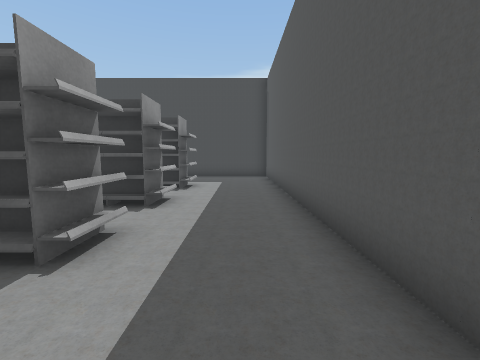
View 1 (above)

24 first-person views from a walk through a scene from a Unity 3-D project. The camera is 1.2 m above the floor, tilts 6° down and sees 90° across. The floor is counted in squares, 1 m on a side. Each view is taken from the middle of a square. On the plan, view 1 faces up. The plan holds only what a view shows up to about 12 squares ahead; the rest is blank. The place goes on beyond the plan. The player is left out. Door leaves are left out, so doorways stand open. Some surface patterns are stand-ins.

View 2
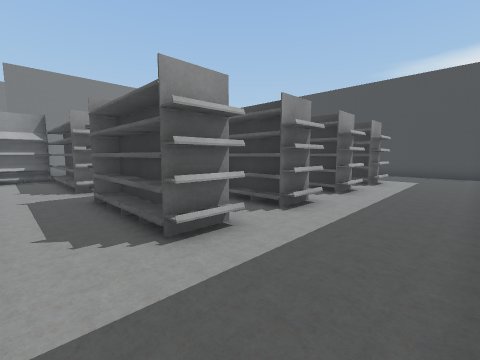

View 3
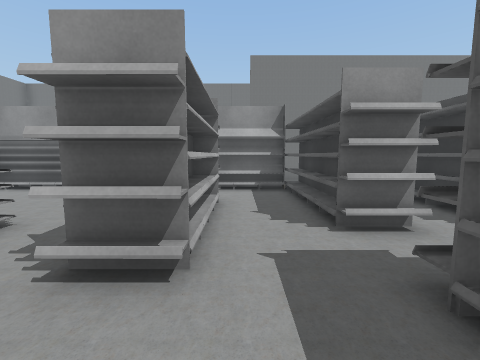

View 4
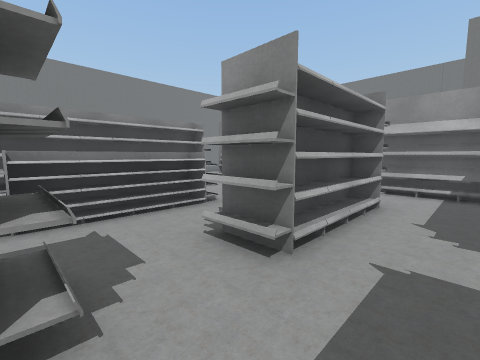

View 5
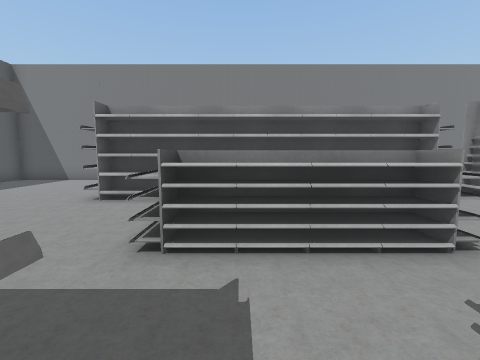

View 6
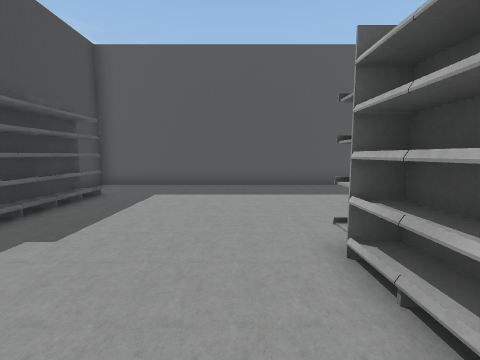

View 7
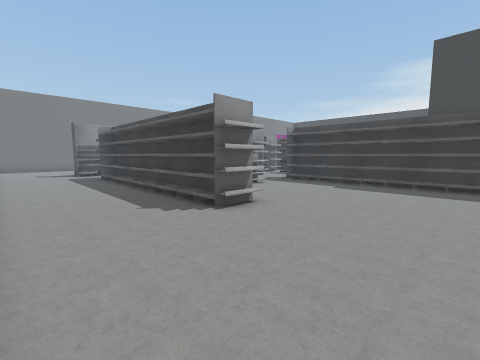

View 8
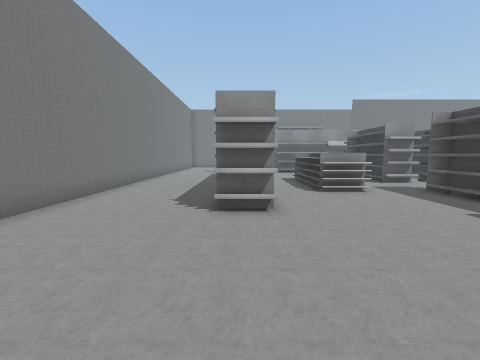

View 9
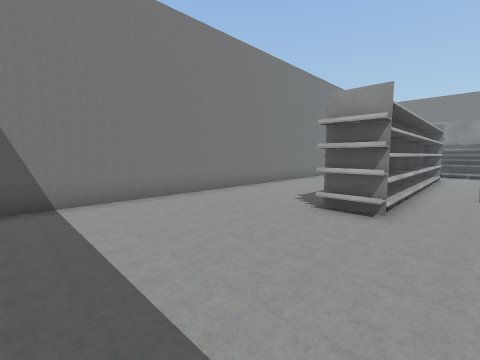

View 10
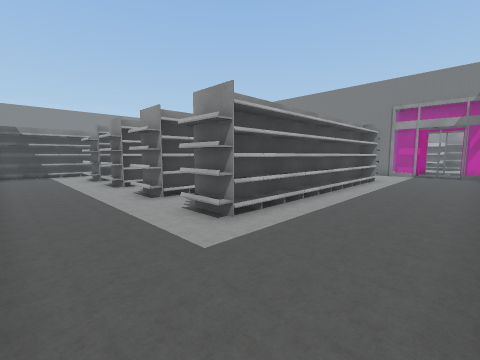

View 11
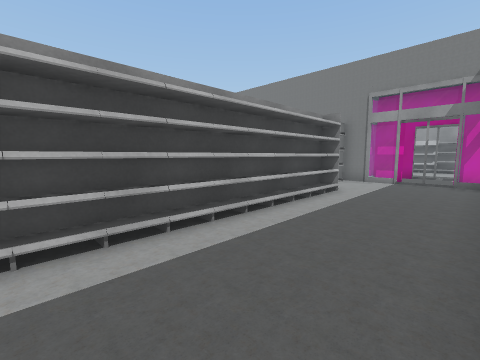

View 12
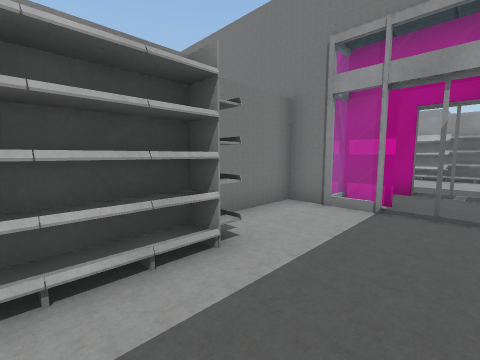

View 13
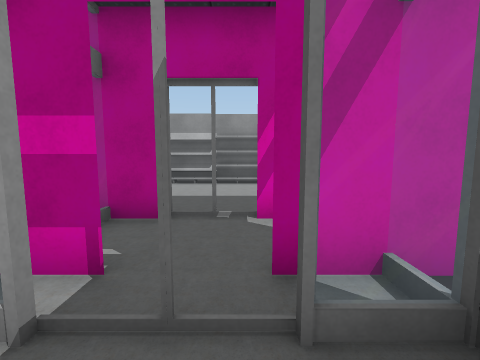

View 14
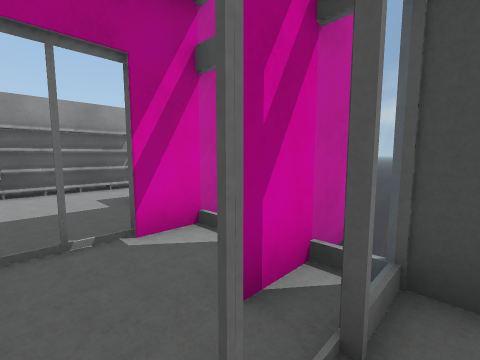

View 15
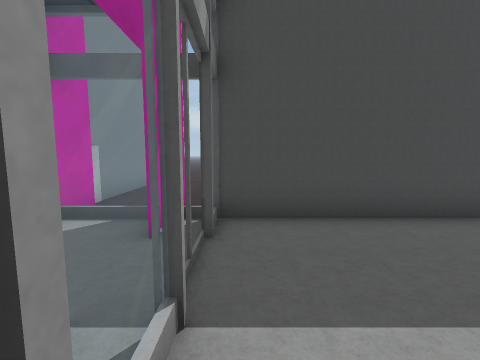

View 16
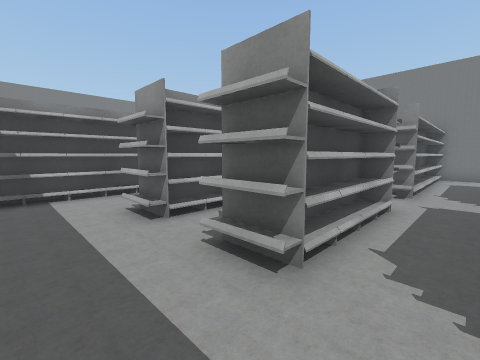

View 17
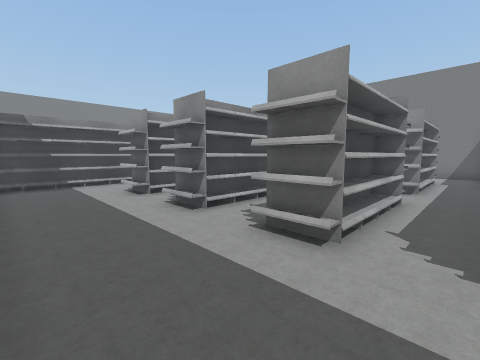

View 18
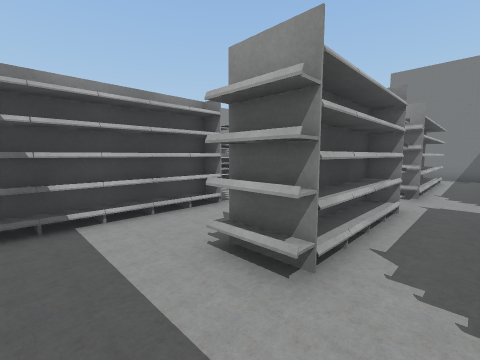

View 19
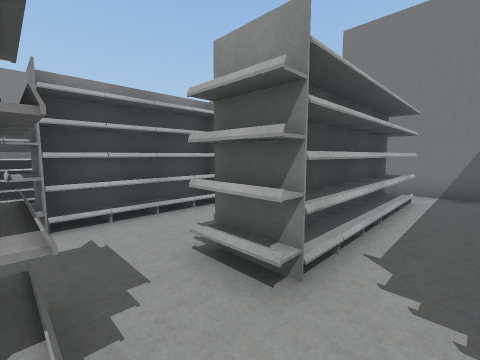

View 20
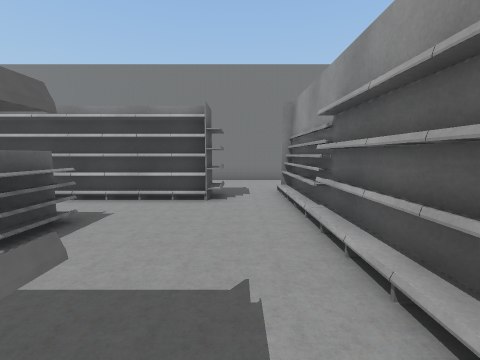

View 21
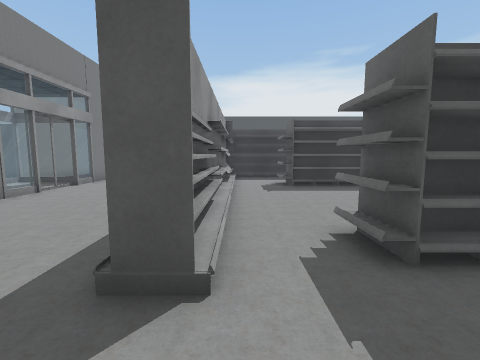

View 22
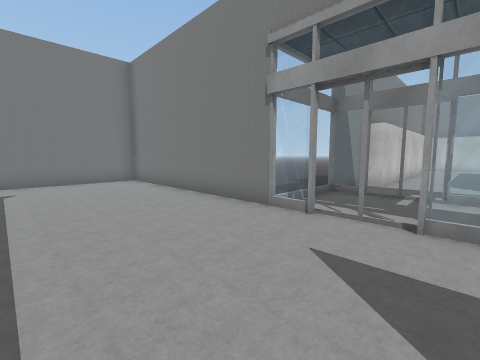

View 23
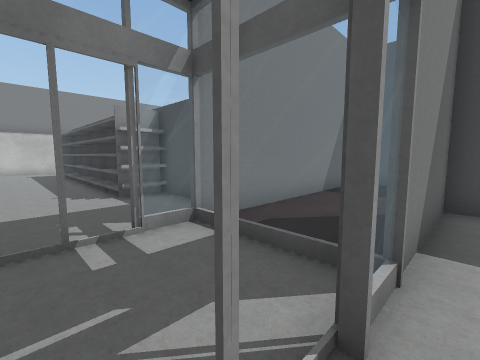

View 24
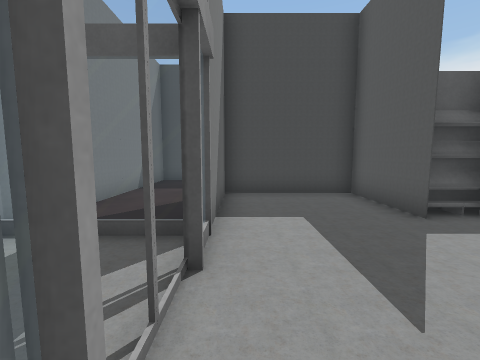

### Floor plan
Key: @ floor where view 1 was taken; # wall or solid block; . floor; / step, stairs or slope; D open door; = window, fence, low wall or low ledge; S shelf; B block; O other object.
Columns run from 30 left of view 1 to 6 right of it. Each row starts with its distance up from view 1.
 20               .
 19               .
 18             # .
 17             #...
 16             #...
 15             B...
 14       ##..  B  #######       ###
 13       ##....====................
 12       ##....D##D................#
 11       ##....D# D................#
 10       ##....== =...##########...#
  9       ##    #  =...##########...#
  8                 ####............#
  7                #..SSSSS.SSSSS...#
  6         #      #   SS S.SSSSS...#
  5         ##     #................#
  4         O..     SSSSSSS.SSSSS...#
  3         O..     SSSSSSS.SSSSS...#
  2         #.. ####................#
  1         #..#...##SSSSSS.SSSSS...
  0         #..#....#SSSSSS.SSSSS.@.
 -1      ####..#....###.............
 -2 ######..#===.....##.............  ###
 -3 ######..=..=.....##.SSSSS.#######=..#
 -4 ........D..D.....##.SSSSS.########..#
 -5 ........D..D.....#/.................#
 -6   ####..=..=.....#/...SSSSS.........#
 -7      ###.==#.....#/...SSSSS.........#
 -8      ..... #.....#/.................#
 -9      ....  #.....#/.##########......#
-10            #.....#/.##########......#
-11            #.....#/.................#
-12            #........................#
-13            #........................#
-14            #........................#
-15             #########################

Positions as (right, up) in squares from view 1, and headings:
1: (0, 0), facing up
2: (1, -2), facing up-left
3: (-4, -2), facing left
4: (-4, -1), facing down-left
5: (-5, -3), facing down
6: (-4, -8), facing right
7: (3, -14), facing up-left
8: (4, -10), facing left
9: (4, -8), facing down-left
10: (1, 13), facing down-left
11: (-3, 13), facing down-left
12: (-9, 12), facing down-left
13: (-13, 12), facing left
14: (-14, 11), facing up-left
15: (-14, 9), facing up
16: (0, 5), facing down-left
17: (1, 8), facing down-left
18: (0, 2), facing down-left
19: (-6, 2), facing down-left
20: (-11, -3), facing down
21: (-12, -13), facing up
22: (-14, -3), facing down-left
23: (-18, -5), facing up-left
24: (-18, -6), facing up
